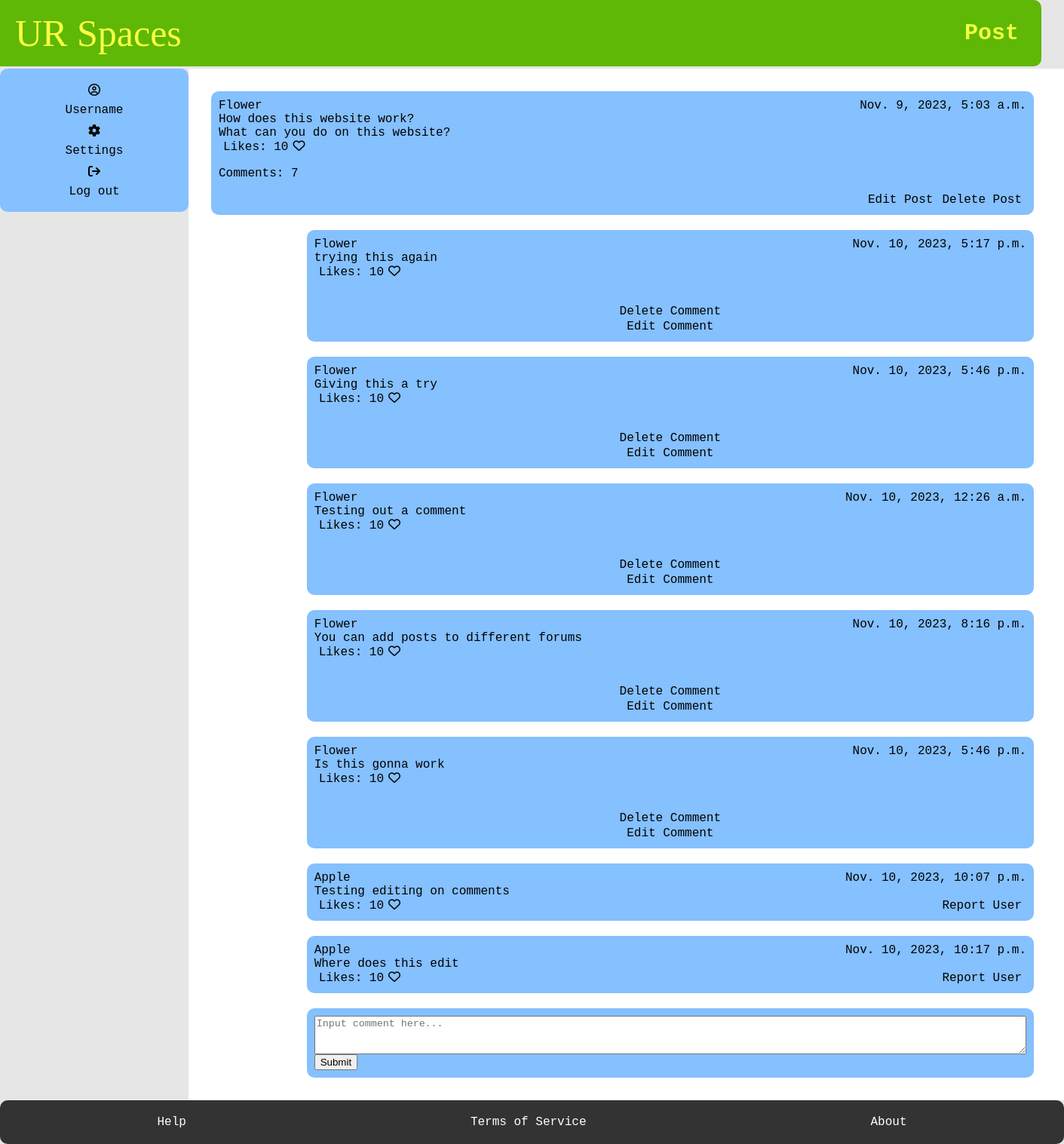
/posts/how-does-this-website-work/ (signed in), run on an earlier commit of the app's database.
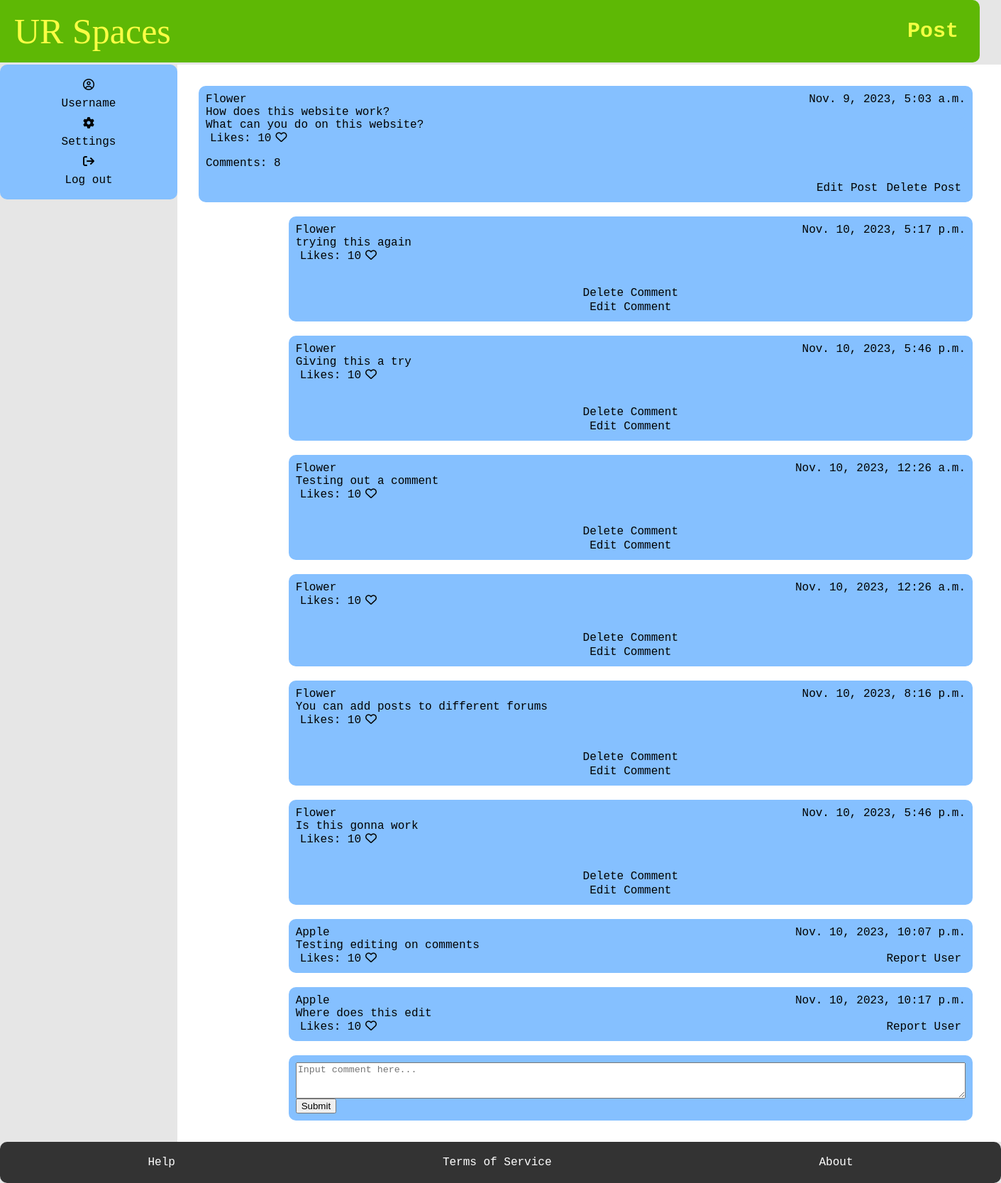
And on a later commit of the database.
### myapp/models.py (models this page shows, shortened)
class Posts(models.Model):
    User_ID = models.ForeignKey(Student, on_delete=models.CASCADE)
    SubForum_ID = models.ForeignKey(SubForum, default= 1, on_delete=models.CASCADE)
    post_name = models.TextField(max_length=400)
    contents = models.TextField()
    count_likes = models.IntegerField(default=0, blank=True, )
    locked = models.BooleanField(default=False)
    pin = models.BooleanField(default=False)
    reported = models.BooleanField(default=False)
    post_date = models.DateTimeField(auto_now_add=True)
    slug = models.SlugField(max_length=400, unique=True, blank=True)
    @property
    def num_comments(self):
        return Comment.objects.filter(Post_ID = self).count()

class Comment(models.Model):
    Post_ID = models.ForeignKey(Posts, on_delete=models.CASCADE)
    User_ID = models.ForeignKey(Student, on_delete=models.CASCADE)
    count_likes = models.IntegerField(default=0)
    pin = models.BooleanField(default=False)
    reported = models.BooleanField(default=False)
    com_contents = models.TextField(max_length=500)
    com_date = models.DateTimeField(auto_now_add=True)

class Student(models.Model):
    User_ID = models.ForeignKey(User, on_delete=models.CASCADE)
    bio = models.TextField(default="Please add bio in settings", blank=True)
    banned = models.BooleanField(default=False)
    avatar =ResizedImageField(size=[50, 80], quality=100, upload_to="authors", default=None, null=True, blank=True)
    reported = models.BooleanField(default=False)
    slug = models.SlugField(max_length=400, unique=True, blank=True)
    def get_url(self):
        return reverse("user", kwargs={
            "slug":self.slug
        })

### myapp/views.py (the view, shortened to what this page needs)
# urls.py: path("posts/<slug>/", posts, name="posts"),
@login_required
def posts(request, slug, pk =None):
    post = get_object_or_404(Posts, slug=slug)
    comments = Comment.objects.filter(Post_ID = post)
    forum = SubForum.objects.get(pk = post.SubForum_ID.pk)
    user = request.user
    currentUser = User.objects.get(username = user)
    error = False
    form = UpdatePostForm(request.POST)
    if pk:
        commentform = UpdateCommentForm(instance=Comment.objects.get(pk=pk), data=request.POST)
    else:
        commentform = UpdateCommentForm(data=request.POST)
    context = {
        "post":post,
        "comments": comments,
        "error": error,
        "form": form,
        "commentform":commentform,
    }
    if currentUser.is_staff != True:
        student = Student.objects.get(User_ID = currentUser)
        if "newComment_form" in request.POST:
            content = request.POST.get("newContents")
            new_comment, created = Comment.objects.get_or_create(User_ID = student, Post_ID = post, com_contents = content)
        if "editComment_form" in request.POST:
            updateComment = commentform.save(commit=False)
            updateComment.Post_ID = post
            updateComment.User_ID = student
            updateComment.com_date = datetime.now()
            updateComment.save()
        if "deleteComment_btn" in request.POST:
            deleteComment = Comment.objects.get(pk=pk)
            deleteComment.Post_ID = post
            deleteComment.User_ID = student
            deleteComment.delete()
            return redirect("index")
        if "deletePost_btn" in request.POST:
            deletePost = Posts.objects.get(pk = post.pk)
            deletePost.User_ID = student
            deletePost.SubForum_ID = forum
            deletePost.delete()
            return redirect("index")
    return render(request, "posts.html", context)

### myapp/forms.py
class UpdatePostForm(forms.ModelForm):
    class Meta:
        model = Posts
        fields = ("contents", )

class UpdateCommentForm(forms.ModelForm):
    class Meta:
        model = Comment
        fields = ("com_contents", )

### myapp/templates/posts.html (shortened to what this page needs)
{% extends 'base.html' %}
    {% block title %}
    <h1>Post</h1>
    {% endblock %}
    {% block content %}
    <main>
        <section class="box">
        <div class="forum-item">
            <a href="{{post.User_ID.get_url}}"> {{post.User_ID.User_ID.username}} </a>
            <span> {{post.post_date}} </span>
        </div>
        <div class="forum-item">
          <span> {{post.post_name}} </span>
        </div>
        <div class="forum-item">
          <span> {{post.contents}} </span>
        </div>
        <div class="post-item">
          <input type="button" value="Likes: 10" class="btn1"><i class="fa-regular fa-heart"></i>
          <p> Comments: {{post.num_comments}} </p>
          {%if  post.User_ID.User_ID.username  == request.user.username%}
          <form action="." method="POST">
            <input type="submit" value="Delete Post" class="btn2" name="deletePost_btn" >
          </form>
          <input onclick="reveal()", type="button" value="Edit Post" class="btn2">
          {%else%}
          <input type="button" value="Report User" class="btn2">
          {% endif %}
      </section>
      {% for field in comments %}
        <section class="sub-box">
            <div class="forum-item">
              {%if  field.User_ID.User_ID.username  == request.user.username%}
                <a href="{% url 'profile' %}"> {{field.User_ID.User_ID.username}}  </a>
                {%else%}
                <a href="{{field.User_ID.get_url}}"> {{field.User_ID.User_ID.username}}  </a>
                {% endif %}
                <span> {{field.com_date}} </span>
            </div>
            <div class="forum-item">
              <span> {{field.com_contents}} </span>
            </div>
            <div class="post-item">
              <input type="button" value="Likes: 10" class="btn1"><i class="fa-regular fa-heart"></i>
              {%if  field.User_ID.User_ID.username  == request.user.username%}
            </div>
              <form  method="POST" action="" id="deleteCommentForm">
              </form>
              <input type="button" value="Delete Comment" class="btn2" onclick="deleteComment('field{{field.id}}')" >
              <input type="button", onclick="revealComment('field{{field.id}}')", value="Edit Comment" class="btn2">
              {%else%}
              <input type="button" value="Report User" class="btn2">
              {% endif %}
          </section>
          {% endfor %}
          <form action="." method="POST">
            <section class="sub-box">
            <div class="forum-item">
              <textarea name="newContents"  cols="130" rows="3" placeholder="Input comment here..."></textarea>
            </div>
            <div class="forum-item">
              <input type="submit" value="Submit" name="newComment_form">
            </div>
          </section>
        </form>
    </main>
    {% endblock %}

What changed in the data, as far as the page shows it:
computed for Posts "How does this website work?": num_comments "7" → "8"
added Comment: User_ID.User_ID.username "Flower", com_date "Nov. 10, 2023, 12:26 a.m."
